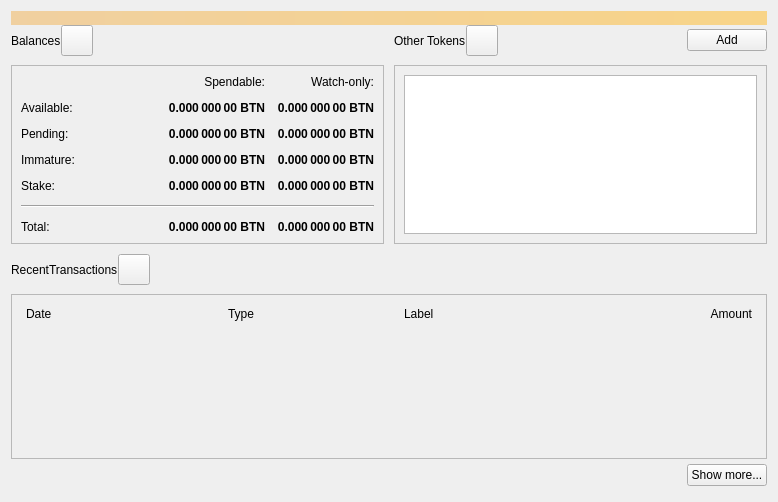
<?xml version="1.0" encoding="UTF-8"?>
<ui version="4.0">
 <class>OverviewPage</class>
 <widget class="QWidget" name="OverviewPage">
  <property name="geometry">
   <rect>
    <x>0</x>
    <y>0</y>
    <width>778</width>
    <height>502</height>
   </rect>
  </property>
  <property name="windowTitle">
   <string>Form</string>
  </property>
  <layout class="QVBoxLayout" name="topLayout">
   <property name="spacing">
    <number>0</number>
   </property>
   <item>
    <widget class="QLabel" name="labelAlerts">
     <property name="visible">
      <bool>false</bool>
     </property>
     <property name="styleSheet">
      <string notr="true">QLabel { background-color: qlineargradient(x1: 0, y1: 0, x2: 1, y2: 0, stop:0 #F0D0A0, stop:1 #F8D488); color:#000000; }</string>
     </property>
     <property name="wordWrap">
      <bool>true</bool>
     </property>
     <property name="margin">
      <number>3</number>
     </property>
     <property name="textInteractionFlags">
      <set>Qt::TextSelectableByMouse</set>
     </property>
    </widget>
   </item>
   <item>
    <layout class="QGridLayout" name="gridLayout_2">
     <item row="0" column="2">
      <layout class="QHBoxLayout" name="horizontalLayout_4">
       <property name="bottomMargin">
        <number>9</number>
       </property>
       <item>
        <widget class="QLabel" name="labelTokens">
         <property name="text">
          <string>Other Tokens</string>
         </property>
        </widget>
       </item>
       <item>
        <widget class="QToolButton" name="labelTokenStatus">
         <property name="toolTip">
          <string>The displayed information may be out of date. Your wallet automatically synchronizes with the BTN network after a connection is established, but this process has not completed yet.</string>
         </property>
         <property name="text">
          <string/>
         </property>
         <property name="iconSize">
          <size>
           <width>24</width>
           <height>24</height>
          </size>
         </property>
         <property name="flat" stdset="0">
          <bool>false</bool>
         </property>
        </widget>
       </item>
       <item>
        <spacer name="horizontalSpacer_7">
         <property name="orientation">
          <enum>Qt::Horizontal</enum>
         </property>
         <property name="sizeHint" stdset="0">
          <size>
           <width>40</width>
           <height>20</height>
          </size>
         </property>
        </spacer>
       </item>
       <item>
        <widget class="QPushButton" name="buttonAddToken">
         <property name="text">
          <string>Add</string>
         </property>
        </widget>
       </item>
      </layout>
     </item>
     <item row="1" column="2">
      <widget class="QFrame" name="frameOtherTokens">
       <property name="minimumSize">
        <size>
         <width>0</width>
         <height>100</height>
        </size>
       </property>
       <property name="frameShape">
        <enum>QFrame::StyledPanel</enum>
       </property>
       <property name="frameShadow">
        <enum>QFrame::Raised</enum>
       </property>
       <layout class="QVBoxLayout" name="verticalLayout_10">
        <item>
         <widget class="QListView" name="listTokens">
          <property name="enabled">
           <bool>true</bool>
          </property>
         </widget>
        </item>
       </layout>
      </widget>
     </item>
     <item row="1" column="0">
      <widget class="QFrame" name="frameBalances">
       <property name="frameShape">
        <enum>QFrame::StyledPanel</enum>
       </property>
       <property name="frameShadow">
        <enum>QFrame::Raised</enum>
       </property>
       <layout class="QVBoxLayout" name="verticalLayout_4">
        <item>
         <layout class="QGridLayout" name="gridLayout">
          <property name="spacing">
           <number>12</number>
          </property>
          <item row="2" column="3">
           <widget class="QLabel" name="labelWatchPending">
            <property name="font">
             <font>
              <weight>75</weight>
              <bold>true</bold>
             </font>
            </property>
            <property name="cursor">
             <cursorShape>IBeamCursor</cursorShape>
            </property>
            <property name="toolTip">
             <string>Unconfirmed transactions to watch-only addresses</string>
            </property>
            <property name="text">
             <string notr="true">0.000 000 00 BTN</string>
            </property>
            <property name="alignment">
             <set>Qt::AlignRight|Qt::AlignTrailing|Qt::AlignVCenter</set>
            </property>
            <property name="textInteractionFlags">
             <set>Qt::LinksAccessibleByMouse|Qt::TextSelectableByKeyboard|Qt::TextSelectableByMouse</set>
            </property>
           </widget>
          </item>
          <item row="2" column="2">
           <widget class="QLabel" name="labelUnconfirmed">
            <property name="font">
             <font>
              <weight>75</weight>
              <bold>true</bold>
             </font>
            </property>
            <property name="cursor">
             <cursorShape>IBeamCursor</cursorShape>
            </property>
            <property name="toolTip">
             <string>Total of transactions that have yet to be confirmed, and do not yet count toward the spendable balance</string>
            </property>
            <property name="text">
             <string notr="true">0.000 000 00 BTN</string>
            </property>
            <property name="alignment">
             <set>Qt::AlignRight|Qt::AlignTrailing|Qt::AlignVCenter</set>
            </property>
            <property name="textInteractionFlags">
             <set>Qt::LinksAccessibleByMouse|Qt::TextSelectableByKeyboard|Qt::TextSelectableByMouse</set>
            </property>
           </widget>
          </item>
          <item row="3" column="2">
           <widget class="QLabel" name="labelImmature">
            <property name="font">
             <font>
              <weight>75</weight>
              <bold>true</bold>
             </font>
            </property>
            <property name="cursor">
             <cursorShape>IBeamCursor</cursorShape>
            </property>
            <property name="toolTip">
             <string>Mined balance that has not yet matured</string>
            </property>
            <property name="text">
             <string notr="true">0.000 000 00 BTN</string>
            </property>
            <property name="alignment">
             <set>Qt::AlignRight|Qt::AlignTrailing|Qt::AlignVCenter</set>
            </property>
            <property name="textInteractionFlags">
             <set>Qt::LinksAccessibleByMouse|Qt::TextSelectableByKeyboard|Qt::TextSelectableByMouse</set>
            </property>
           </widget>
          </item>
          <item row="3" column="0">
           <widget class="QLabel" name="labelImmatureText">
            <property name="text">
             <string>Immature:</string>
            </property>
           </widget>
          </item>
          <item row="0" column="3">
           <widget class="QLabel" name="labelWatchonly">
            <property name="text">
             <string>Watch-only:</string>
            </property>
            <property name="alignment">
             <set>Qt::AlignRight|Qt::AlignTrailing|Qt::AlignVCenter</set>
            </property>
           </widget>
          </item>
          <item row="1" column="0">
           <widget class="QLabel" name="labelBalanceText">
            <property name="text">
             <string>Available:</string>
            </property>
           </widget>
          </item>
          <item row="1" column="2">
           <widget class="QLabel" name="labelBalance">
            <property name="font">
             <font>
              <weight>75</weight>
              <bold>true</bold>
             </font>
            </property>
            <property name="cursor">
             <cursorShape>IBeamCursor</cursorShape>
            </property>
            <property name="toolTip">
             <string>Your current spendable balance</string>
            </property>
            <property name="text">
             <string notr="true">0.000 000 00 BTN</string>
            </property>
            <property name="alignment">
             <set>Qt::AlignRight|Qt::AlignTrailing|Qt::AlignVCenter</set>
            </property>
            <property name="textInteractionFlags">
             <set>Qt::LinksAccessibleByMouse|Qt::TextSelectableByKeyboard|Qt::TextSelectableByMouse</set>
            </property>
           </widget>
          </item>
          <item row="1" column="3">
           <widget class="QLabel" name="labelWatchAvailable">
            <property name="font">
             <font>
              <weight>75</weight>
              <bold>true</bold>
             </font>
            </property>
            <property name="cursor">
             <cursorShape>IBeamCursor</cursorShape>
            </property>
            <property name="toolTip">
             <string>Your current balance in watch-only addresses</string>
            </property>
            <property name="text">
             <string notr="true">0.000 000 00 BTN</string>
            </property>
            <property name="alignment">
             <set>Qt::AlignRight|Qt::AlignTrailing|Qt::AlignVCenter</set>
            </property>
            <property name="textInteractionFlags">
             <set>Qt::LinksAccessibleByMouse|Qt::TextSelectableByKeyboard|Qt::TextSelectableByMouse</set>
            </property>
           </widget>
          </item>
          <item row="2" column="0">
           <widget class="QLabel" name="labelPendingText">
            <property name="text">
             <string>Pending:</string>
            </property>
           </widget>
          </item>
          <item row="0" column="2">
           <widget class="QLabel" name="labelSpendable">
            <property name="text">
             <string>Spendable:</string>
            </property>
            <property name="alignment">
             <set>Qt::AlignRight|Qt::AlignTrailing|Qt::AlignVCenter</set>
            </property>
           </widget>
          </item>
          <item row="4" column="0">
           <widget class="QLabel" name="labelStakeText">
            <property name="text">
             <string>Stake:</string>
            </property>
           </widget>
          </item>
          <item row="4" column="2">
           <widget class="QLabel" name="labelStake">
            <property name="font">
             <font>
              <weight>75</weight>
              <bold>true</bold>
             </font>
            </property>
            <property name="text">
             <string>0.000 000 00 BTN</string>
            </property>
            <property name="alignment">
             <set>Qt::AlignRight|Qt::AlignTrailing|Qt::AlignVCenter</set>
            </property>
            <property name="textInteractionFlags">
             <set>Qt::LinksAccessibleByMouse|Qt::TextSelectableByKeyboard|Qt::TextSelectableByMouse</set>
            </property>
           </widget>
          </item>
          <item row="4" column="3">
           <widget class="QLabel" name="labelWatchStake">
            <property name="font">
             <font>
              <weight>75</weight>
              <bold>true</bold>
             </font>
            </property>
            <property name="text">
             <string>0.000 000 00 BTN</string>
            </property>
            <property name="alignment">
             <set>Qt::AlignRight|Qt::AlignTrailing|Qt::AlignVCenter</set>
            </property>
            <property name="textInteractionFlags">
             <set>Qt::LinksAccessibleByMouse|Qt::TextSelectableByKeyboard|Qt::TextSelectableByMouse</set>
            </property>
           </widget>
          </item>
          <item row="3" column="3">
           <widget class="QLabel" name="labelWatchImmature">
            <property name="font">
             <font>
              <weight>75</weight>
              <bold>true</bold>
             </font>
            </property>
            <property name="cursor">
             <cursorShape>IBeamCursor</cursorShape>
            </property>
            <property name="toolTip">
             <string>Mined balance in watch-only addresses that has not yet matured</string>
            </property>
            <property name="text">
             <string notr="true">0.000 000 00 BTN</string>
            </property>
            <property name="alignment">
             <set>Qt::AlignRight|Qt::AlignTrailing|Qt::AlignVCenter</set>
            </property>
            <property name="textInteractionFlags">
             <set>Qt::LinksAccessibleByMouse|Qt::TextSelectableByKeyboard|Qt::TextSelectableByMouse</set>
            </property>
           </widget>
          </item>
          <item row="7" column="3">
           <widget class="QLabel" name="labelWatchTotal">
            <property name="font">
             <font>
              <weight>75</weight>
              <bold>true</bold>
             </font>
            </property>
            <property name="cursor">
             <cursorShape>IBeamCursor</cursorShape>
            </property>
            <property name="toolTip">
             <string>Current total balance in watch-only addresses</string>
            </property>
            <property name="text">
             <string notr="true">0.000 000 00 BTN</string>
            </property>
            <property name="alignment">
             <set>Qt::AlignRight|Qt::AlignTrailing|Qt::AlignVCenter</set>
            </property>
            <property name="textInteractionFlags">
             <set>Qt::LinksAccessibleByMouse|Qt::TextSelectableByKeyboard|Qt::TextSelectableByMouse</set>
            </property>
           </widget>
          </item>
          <item row="5" column="0" colspan="4">
           <spacer name="verticalSpacer">
            <property name="orientation">
             <enum>Qt::Vertical</enum>
            </property>
            <property name="sizeHint" stdset="0">
             <size>
              <width>20</width>
              <height>40</height>
             </size>
            </property>
           </spacer>
          </item>
          <item row="7" column="2">
           <widget class="QLabel" name="labelTotal">
            <property name="font">
             <font>
              <weight>75</weight>
              <bold>true</bold>
             </font>
            </property>
            <property name="cursor">
             <cursorShape>IBeamCursor</cursorShape>
            </property>
            <property name="toolTip">
             <string>Your current total balance</string>
            </property>
            <property name="text">
             <string notr="true">0.000 000 00 BTN</string>
            </property>
            <property name="alignment">
             <set>Qt::AlignRight|Qt::AlignTrailing|Qt::AlignVCenter</set>
            </property>
            <property name="textInteractionFlags">
             <set>Qt::LinksAccessibleByMouse|Qt::TextSelectableByKeyboard|Qt::TextSelectableByMouse</set>
            </property>
           </widget>
          </item>
          <item row="0" column="1" rowspan="5">
           <spacer name="horizontalSpacer_5">
            <property name="orientation">
             <enum>Qt::Horizontal</enum>
            </property>
            <property name="sizeHint" stdset="0">
             <size>
              <width>40</width>
              <height>20</height>
             </size>
            </property>
           </spacer>
          </item>
          <item row="7" column="0">
           <widget class="QLabel" name="labelTotalText">
            <property name="text">
             <string>Total:        </string>
            </property>
           </widget>
          </item>
          <item row="6" column="0" colspan="4">
           <widget class="Line" name="hLine">
            <property name="orientation">
             <enum>Qt::Horizontal</enum>
            </property>
           </widget>
          </item>
         </layout>
        </item>
       </layout>
      </widget>
     </item>
     <item row="0" column="0">
      <layout class="QHBoxLayout" name="horizontalLayout_2">
       <property name="bottomMargin">
        <number>9</number>
       </property>
       <item>
        <widget class="QLabel" name="labelBalances">
         <property name="text">
          <string>Balances</string>
         </property>
        </widget>
       </item>
       <item>
        <widget class="QToolButton" name="labelWalletStatus">
         <property name="enabled">
          <bool>true</bool>
         </property>
         <property name="toolTip">
          <string>The displayed information may be out of date. Your wallet automatically synchronizes with the BTN network after a connection is established, but this process has not completed yet.</string>
         </property>
         <property name="text">
          <string/>
         </property>
         <property name="icon">
          <iconset>
           <normaloff>:/icons/warning</normaloff>
           <disabledoff>:/icons/warning</disabledoff>:/icons/warning</iconset>
         </property>
         <property name="iconSize">
          <size>
           <width>24</width>
           <height>24</height>
          </size>
         </property>
         <property name="flat" stdset="0">
          <bool>false</bool>
         </property>
        </widget>
       </item>
       <item>
        <spacer name="horizontalSpacer">
         <property name="orientation">
          <enum>Qt::Horizontal</enum>
         </property>
         <property name="sizeHint" stdset="0">
          <size>
           <width>40</width>
           <height>20</height>
          </size>
         </property>
        </spacer>
       </item>
      </layout>
     </item>
     <item row="0" column="1" rowspan="2">
      <spacer name="horizontalSpacer_4">
       <property name="orientation">
        <enum>Qt::Horizontal</enum>
       </property>
       <property name="sizeType">
        <enum>QSizePolicy::Fixed</enum>
       </property>
       <property name="sizeHint" stdset="0">
        <size>
         <width>10</width>
         <height>20</height>
        </size>
       </property>
      </spacer>
     </item>
    </layout>
   </item>
   <item>
    <spacer name="verticalSpacer_4">
     <property name="orientation">
      <enum>Qt::Vertical</enum>
     </property>
     <property name="sizeType">
      <enum>QSizePolicy::Fixed</enum>
     </property>
     <property name="sizeHint" stdset="0">
      <size>
       <width>20</width>
       <height>10</height>
      </size>
     </property>
    </spacer>
   </item>
   <item>
    <layout class="QHBoxLayout" name="horizontalLayout_6">
     <property name="bottomMargin">
      <number>9</number>
     </property>
     <item>
      <widget class="QLabel" name="labelRecentTransactions">
       <property name="text">
        <string>RecentTransactions</string>
       </property>
      </widget>
     </item>
     <item>
      <widget class="QToolButton" name="labelTransactionsStatus">
       <property name="enabled">
        <bool>true</bool>
       </property>
       <property name="toolTip">
        <string>The displayed information may be out of date. Your wallet automatically synchronizes with the BTN network after a connection is established, but this process has not completed yet.</string>
       </property>
       <property name="text">
        <string/>
       </property>
       <property name="icon">
        <iconset>
         <normaloff>:/icons/warning</normaloff>
         <disabledoff>:/icons/warning</disabledoff>:/icons/warning</iconset>
       </property>
       <property name="iconSize">
        <size>
         <width>24</width>
         <height>24</height>
        </size>
       </property>
       <property name="flat" stdset="0">
        <bool>false</bool>
       </property>
      </widget>
     </item>
     <item>
      <spacer name="horizontalSpacer_3">
       <property name="orientation">
        <enum>Qt::Horizontal</enum>
       </property>
       <property name="sizeHint" stdset="0">
        <size>
         <width>40</width>
         <height>20</height>
        </size>
       </property>
      </spacer>
     </item>
    </layout>
   </item>
   <item>
    <layout class="QVBoxLayout" name="verticalLayout_3">
     <item>
      <widget class="QFrame" name="frameRecentTransactions">
       <property name="frameShape">
        <enum>QFrame::StyledPanel</enum>
       </property>
       <property name="frameShadow">
        <enum>QFrame::Raised</enum>
       </property>
       <layout class="QVBoxLayout" name="verticalLayout_8">
        <item>
         <layout class="QHBoxLayout" name="horizontalLayout_3">
          <property name="spacing">
           <number>5</number>
          </property>
          <property name="leftMargin">
           <number>5</number>
          </property>
          <property name="rightMargin">
           <number>5</number>
          </property>
          <item>
           <widget class="QLabel" name="labelDate">
            <property name="text">
             <string>Date</string>
            </property>
           </widget>
          </item>
          <item>
           <spacer name="horizontalSpacer_2">
            <property name="orientation">
             <enum>Qt::Horizontal</enum>
            </property>
            <property name="sizeType">
             <enum>QSizePolicy::Fixed</enum>
            </property>
            <property name="sizeHint" stdset="0">
             <size>
              <width>25</width>
              <height>20</height>
             </size>
            </property>
           </spacer>
          </item>
          <item>
           <widget class="QLabel" name="labelType">
            <property name="text">
             <string>Type</string>
            </property>
           </widget>
          </item>
          <item>
           <widget class="QLabel" name="labelAddress">
            <property name="text">
             <string>Label</string>
            </property>
           </widget>
          </item>
          <item>
           <widget class="QLabel" name="labelAmount">
            <property name="text">
             <string>Amount</string>
            </property>
            <property name="alignment">
             <set>Qt::AlignRight|Qt::AlignTrailing|Qt::AlignVCenter</set>
            </property>
           </widget>
          </item>
         </layout>
        </item>
        <item>
         <widget class="QListView" name="listTransactions">
          <property name="styleSheet">
           <string notr="true">QListView { background: transparent; }</string>
          </property>
          <property name="frameShape">
           <enum>QFrame::NoFrame</enum>
          </property>
          <property name="verticalScrollBarPolicy">
           <enum>Qt::ScrollBarAlwaysOff</enum>
          </property>
          <property name="horizontalScrollBarPolicy">
           <enum>Qt::ScrollBarAlwaysOff</enum>
          </property>
         </widget>
        </item>
       </layout>
      </widget>
     </item>
     <item>
      <layout class="QHBoxLayout" name="horizontalLayout">
       <property name="topMargin">
        <number>5</number>
       </property>
       <property name="bottomMargin">
        <number>5</number>
       </property>
       <item>
        <spacer name="horizontalSpacer_6">
         <property name="orientation">
          <enum>Qt::Horizontal</enum>
         </property>
         <property name="sizeHint" stdset="0">
          <size>
           <width>40</width>
           <height>20</height>
          </size>
         </property>
        </spacer>
       </item>
       <item>
        <widget class="QPushButton" name="showMoreButton">
         <property name="text">
          <string>Show more...</string>
         </property>
        </widget>
       </item>
      </layout>
     </item>
    </layout>
   </item>
  </layout>
 </widget>
 <resources/>
 <connections/>
</ui>
